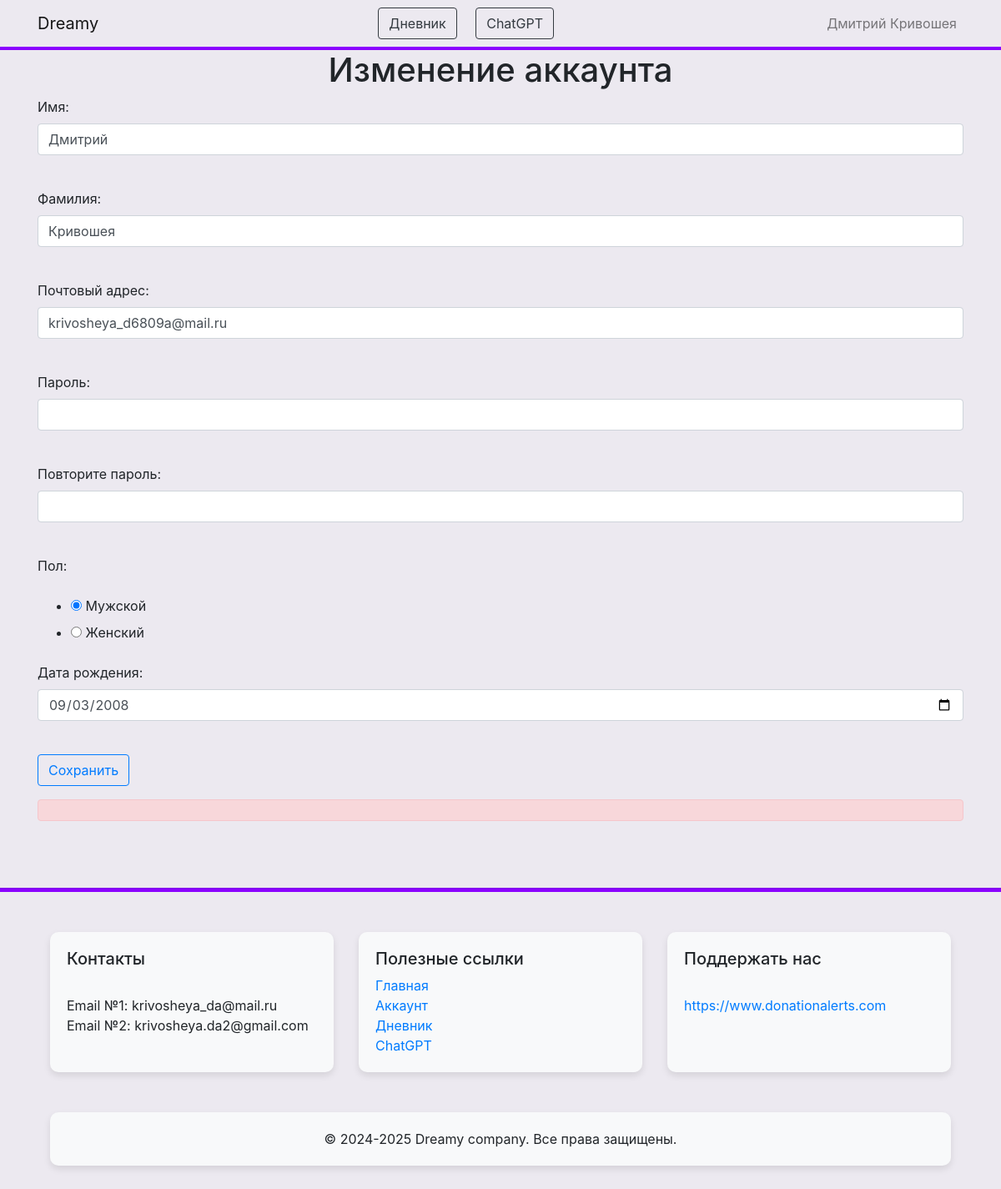
/account/edit (signed in), run on the app's committed database.
### data/user.py (models this page shows)
class User(SqlAlchemyBase, UserMixin, SerializerMixin):
    __tablename__ = 'user'
    id = sqlalchemy.Column(sqlalchemy.Integer, primary_key=True, autoincrement=True)
    uuid = sqlalchemy.Column(UUID(as_uuid=True), default=uuid.uuid4)
    def get_login_data(self, db_sess=None):
        if not db_sess:
            db_sess = db_session.create_session()
        user_login_data = db_sess.query(UserLoginData).get(self.uuid)
        return user_login_data
    def get_data(self, db_sess=None):
        if not db_sess:
            db_sess = db_session.create_session()
        user_data = db_sess.query(UserData).get(self.uuid)
        return user_data

### data/user_data.py (models this page shows)
class UserData(SqlAlchemyBase, SerializerMixin):
    __tablename__ = "user_data"
    uuid = sqlalchemy.Column(UUID(as_uuid=True), default=uuid.uuid4, primary_key=True)
    first_name = sqlalchemy.Column(sqlalchemy.String)
    last_name = sqlalchemy.Column(sqlalchemy.String)
    email = sqlalchemy.Column(sqlalchemy.String)
    gender = sqlalchemy.Column(sqlalchemy.String)
    date_of_birthday = sqlalchemy.Column(sqlalchemy.Date)
    is_admin = sqlalchemy.Column(sqlalchemy.Boolean, default=False)
    is_boss = sqlalchemy.Column(sqlalchemy.Boolean, default=False)
    date_of_creation = sqlalchemy.Column(sqlalchemy.DateTime, default=datetime.datetime.now)

### data/user_login_data.py (models this page shows, shortened)
class UserLoginData(SqlAlchemyBase, SerializerMixin):
    __tablename__ = "user_password_data"
    uuid = sqlalchemy.Column(UUID(as_uuid=True), default=uuid.uuid4, primary_key=True)
    email = sqlalchemy.Column(sqlalchemy.String)
    password = sqlalchemy.Column(sqlalchemy.String)

### main.py (the view, shortened to what this page needs)
@app.route('/account/edit', methods=['GET', 'POST'])
@login_required
def edit_account():
    form = EditForm()
    if request.method == "GET":
        form.first_name.data = current_user.get_data().first_name
        form.last_name.data = current_user.get_data().last_name
        form.email.data = current_user.get_data().email
        form.password.data = current_user.get_login_data().password
        form.password_again.data = current_user.get_login_data().password
        form.gender.data = current_user.get_data().gender
        form.date_of_birthday.data = current_user.get_data().date_of_birthday
    return render_template('edit.html', title='Изменение аккаунта', form=form)

### forms/edit.py
class EditForm(FlaskForm):
    first_name = StringField('Имя:', validators=[DataRequired()])
    last_name = StringField('Фамилия:', validators=[DataRequired()])
    email = EmailField('Почтовый адрес:', validators=[DataRequired()])
    password = PasswordField('Пароль:', validators=[DataRequired()])
    password_again = PasswordField('Повторите пароль:', validators=[DataRequired()])
    gender = RadioField("Пол:", choices=[("male", "Мужской"), ("female", "Женский")], validators=[DataRequired()])
    date_of_birthday = DateField('Дата рождения:', validators=[DataRequired()])
    submit = SubmitField('Сохранить')

### data/db_session.py (called while the page is built)
def create_session() -> Session:
    global __factory
    return __factory()

### main.py (called while the page is built)
@login_manager.user_loader
def load_user(user_id):
    db_sess = db_session.create_session()
    user = db_sess.query(User).get(user_id)
    return user

### templates/edit.html (shortened to what this page needs)
{% extends "base.html" %}
{% block content %}
<link rel="stylesheet" href="{{ url_for('static', filename='css/base.css') }}">
<div class="container">
    <h1 align="center">Изменение аккаунта</h1>
    <form action="" method="post">
        <p>
            {{ form.first_name.label }}<br>
            {{ form.first_name(class="form-control") }}<br>
        </p>
        <p>
            {{ form.last_name.label }}<br>
            {{ form.last_name(class="form-control") }}<br>
        </p>
        <p>
            {{ form.email.label }}<br>
            {{ form.email(class="form-control", type="email") }}<br>
        </p>
        <p>
            {{ form.password.label }}<br>
            {{ form.password(class="form-control", type="password") }}<br>
        </p>
        <p>
            {{ form.password_again.label }}<br>
            {{ form.password_again(class="form-control", type="password") }}<br>
        </p>
        <p>
            {{ form.gender.label }}<br>
            {{ form.gender(type="radio") }}
        </p>
        <p>
            {{ form.date_of_birthday.label }}<br>
            {{ form.date_of_birthday(class="form-control") }}<br>
        </p>
        <p>{{ form.submit(type="submit", class="btn btn-outline-primary") }}</p>
        <p class="alert alert-danger">{{message}}</p>
    </form>
</div>
{% endblock %}

### templates/base.html (shortened to what this page needs)
<!DOCTYPE html>
<html lang="en" xmlns="http://www.w3.org/1999/html">
<head>
    <link rel="stylesheet" href="{{ url_for('static', filename='css/base.css') }}">
    <link rel="stylesheet" href="{{ url_for('static', filename='css/account.css') }}">
    <link rel="stylesheet" href="https://stackpath.bootstrapcdn.com/bootstrap/4.5.2/css/bootstrap.min.css">
</head>
<body>
    <nav class="navbar navbar-expand-lg navbar-light">
        <div class="container">
            <a class="navbar-brand" href="/">Dreamy</a>
			{% if current_user.is_authenticated %}
                <p class="navbar-nav ml-auto">
					<a class="btn btn btn-outline-dark btn-animated ml-auto" href="/diary_start">Дневник</a>
					<a class="btn btn btn-outline-dark btn-animated ml-auto" href="/chat_gpt">ChatGPT</a>
				</p>
            {% endif %}
            {% if current_user.is_authenticated %}
                <div class="navbar-nav ml-auto">
                    <div class="nav-item">
                        <a class="nav-link custom-account-btn" href="/account">{{ current_user.get_data().first_name }} {{ current_user.get_data().last_name }}</a>
                    </div>
                </div>
            {% else %}
                <p class="navbar-nav ml-auto">
                    <a class="btn btn btn-outline-dark btn-animated" href="/register">Зарегистрироваться</a>
					&nbsp&nbsp&nbsp&nbsp&nbsp
                    <a class="btn btn btn-outline-dark btn-animated" href="/login">Войти</a>
                </p>
            {% endif %}
        </div>
    </nav>
    {% block content %}{% endblock %}
</body>
<footer class="footer py-5">
	<hr color="#8b00ff" style="height: 4px">
    <div class="container">
		<div class="container mt-5">
			<div class="row">
				<div class="col-md-4">
					<div class="custom-container">
						<div style="width: 400px;">
							<h5>Контакты</h5>
							<br>
                			<a>Email №1: krivosheya_da@mail.ru</a>
							<br>
							<a>Email №2: krivosheya.da2@gmail.com</a>
							<br>
                            <br>
						</div>
					</div>
				</div>
				<div class="col-md-4">
					<div class="custom-container">
						<div style="width: 400px;">
							<h5>Полезные ссылки</h5>
							<a href="/">Главная</a>
							<br>
							<a href="/account">Аккаунт</a>
							<br>
							<a href="/diary_start">Дневник</a>
                            <br>
							<a href="/chat_gpt">ChatGPT</a>
						</div>
					</div>
				</div>
				<div class="col-md-4">
					<div class="custom-container">
						<div style="width: 400px;">
							<h5>Поддержать нас</h5>
							<br>
                			<a href="https://www.donationalerts.com/r/dima123kr">https://www.donationalerts.com</a>
                            <br>
							<br>
							<br>
						</div>
					</div>
				</div>
			</div>
		</div>
        <div class="container mt-5">
			<div class="row">
				<div class="col-md-12">
					<div class="custom-container">
						<center>
							<a>&copy; 2024-2025 Dreamy company. Все права защищены.</a>
						</center>
					</div>
				</div>
			</div>
		</div>
    </div>
</footer>

### static/css/base.css (style rules this page uses)
.navbar { border-width: 2px; border-bottom: 4px #8b00ff solid; background-color: #ece9f0; }
body { background: #ece9f0; }

### static/css/account.css (style rules this page uses)
.custom-container { padding: 20px; background-color: #f8f9fa; border-radius: 10px; box-shadow: 0 4px 8px rgba(0, 0, 0, 0.1); margin-top: 0; }

### data on the page
User: get_data "Дмитрий", get_data "Кривошея"
UserData: first_name "Дмитрий", last_name "Кривошея", email "krivosheya_d6809a@mail.ru", gender "☑ Мужской ☐ Женский", date_of_birthday "09/03/2008"
